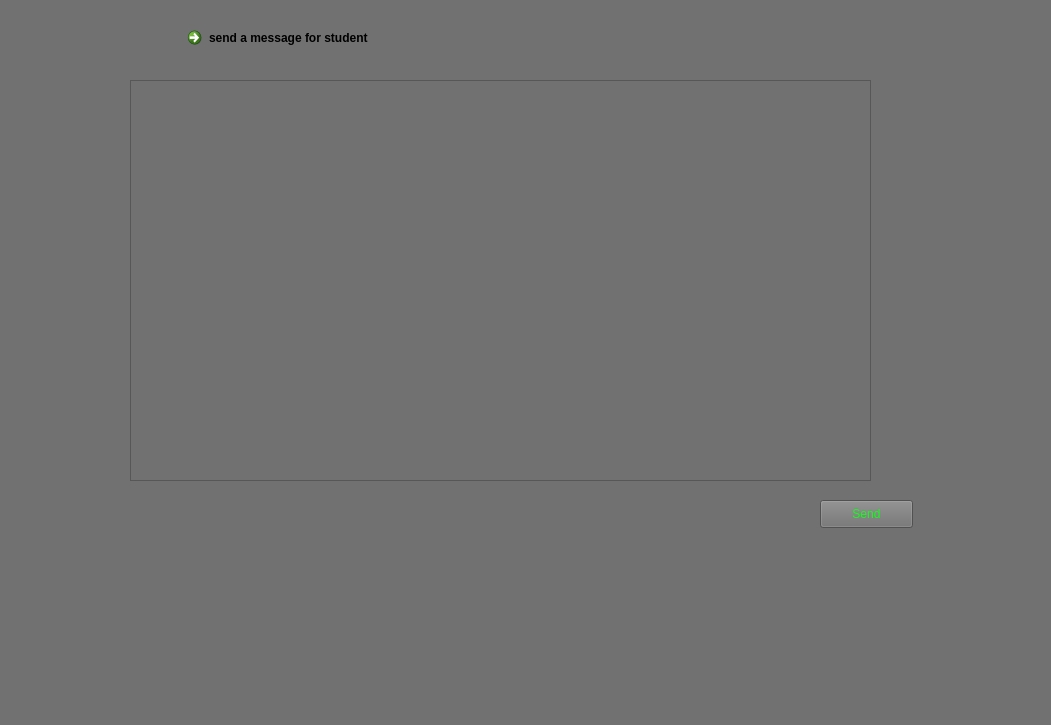
<?xml version="1.0" encoding="UTF-8"?>
<ui version="4.0">
 <class>MainWindow</class>
 <widget class="QMainWindow" name="MainWindow">
  <property name="geometry">
   <rect>
    <x>0</x>
    <y>0</y>
    <width>1051</width>
    <height>725</height>
   </rect>
  </property>
  <property name="windowTitle">
   <string>MainWindow</string>
  </property>
  <property name="styleSheet">
   <string notr="true">background-color: rgb(113, 113, 113);</string>
  </property>
  <widget class="QWidget" name="centralwidget">
   <widget class="QPushButton" name="send_button">
    <property name="geometry">
     <rect>
      <x>820</x>
      <y>500</y>
      <width>93</width>
      <height>28</height>
     </rect>
    </property>
    <property name="styleSheet">
     <string notr="true">color:rgb(15, 255, 23)</string>
    </property>
    <property name="text">
     <string>Send</string>
    </property>
   </widget>
   <widget class="QTextBrowser" name="text_box">
    <property name="geometry">
     <rect>
      <x>130</x>
      <y>80</y>
      <width>741</width>
      <height>401</height>
     </rect>
    </property>
    <property name="readOnly">
     <bool>false</bool>
    </property>
   </widget>
   <widget class="QCommandLinkButton" name="commandLinkButton">
    <property name="geometry">
     <rect>
      <x>180</x>
      <y>20</y>
      <width>371</width>
      <height>51</height>
     </rect>
    </property>
    <property name="styleSheet">
     <string notr="true">background-color: rgb(153, 153, 153);</string>
    </property>
    <property name="text">
     <string>send a message for student</string>
    </property>
   </widget>
  </widget>
  <widget class="QMenuBar" name="menubar">
   <property name="geometry">
    <rect>
     <x>0</x>
     <y>0</y>
     <width>1051</width>
     <height>26</height>
    </rect>
   </property>
  </widget>
  <widget class="QStatusBar" name="statusbar"/>
 </widget>
 <resources/>
 <connections/>
</ui>
